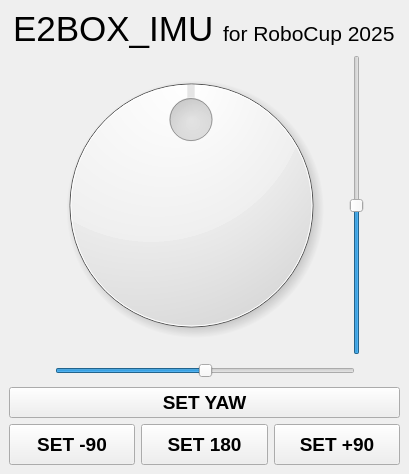
<?xml version="1.0" encoding="UTF-8"?>
<ui version="4.0">
 <class>MainWindowDesign</class>
 <widget class="QMainWindow" name="MainWindowDesign">
  <property name="geometry">
   <rect>
    <x>0</x>
    <y>0</y>
    <width>409</width>
    <height>474</height>
   </rect>
  </property>
  <property name="windowTitle">
   <string>2025 ROBIT IMU</string>
  </property>
  <property name="windowIcon">
   <iconset>
    <normaloff>:/images/mw_2.png</normaloff>:/images/mw_2.png</iconset>
  </property>
  <property name="locale">
   <locale language="English" country="Australia"/>
  </property>
  <widget class="QWidget" name="centralwidget">
   <property name="autoFillBackground">
    <bool>false</bool>
   </property>
   <layout class="QGridLayout" name="gridLayout">
    <item row="0" column="0">
     <layout class="QVBoxLayout" name="verticalLayout_2">
      <item>
       <layout class="QHBoxLayout" name="horizontalLayout_2">
        <item>
         <spacer name="horizontalSpacer_5">
          <property name="orientation">
           <enum>Qt::Horizontal</enum>
          </property>
          <property name="sizeHint" stdset="0">
           <size>
            <width>40</width>
            <height>20</height>
           </size>
          </property>
         </spacer>
        </item>
        <item>
         <widget class="QLabel" name="label">
          <property name="text">
           <string>&lt;html&gt;&lt;head/&gt;&lt;body&gt;&lt;p&gt;&lt;span style=&quot; font-size:26pt;&quot;&gt;E2BOX_IMU &lt;/span&gt;&lt;span style=&quot; font-size:16pt;&quot;&gt;for RoboCup 2025&lt;/span&gt;&lt;/p&gt;&lt;/body&gt;&lt;/html&gt;</string>
          </property>
         </widget>
        </item>
        <item>
         <spacer name="horizontalSpacer_6">
          <property name="orientation">
           <enum>Qt::Horizontal</enum>
          </property>
          <property name="sizeHint" stdset="0">
           <size>
            <width>40</width>
            <height>20</height>
           </size>
          </property>
         </spacer>
        </item>
       </layout>
      </item>
      <item>
       <layout class="QVBoxLayout" name="verticalLayout">
        <item>
         <layout class="QHBoxLayout" name="horizontalLayout">
          <item>
           <spacer name="horizontalSpacer_3">
            <property name="orientation">
             <enum>Qt::Horizontal</enum>
            </property>
            <property name="sizeHint" stdset="0">
             <size>
              <width>40</width>
              <height>20</height>
             </size>
            </property>
           </spacer>
          </item>
          <item>
           <widget class="QDial" name="dial">
            <property name="minimumSize">
             <size>
              <width>300</width>
              <height>300</height>
             </size>
            </property>
            <property name="maximumSize">
             <size>
              <width>300</width>
              <height>300</height>
             </size>
            </property>
            <property name="minimum">
             <number>-180</number>
            </property>
            <property name="maximum">
             <number>180</number>
            </property>
            <property name="notchTarget">
             <double>0.000000000000000</double>
            </property>
           </widget>
          </item>
          <item>
           <widget class="QSlider" name="verticalSlider">
            <property name="sizePolicy">
             <sizepolicy hsizetype="Fixed" vsizetype="Expanding">
              <horstretch>0</horstretch>
              <verstretch>0</verstretch>
             </sizepolicy>
            </property>
            <property name="minimumSize">
             <size>
              <width>20</width>
              <height>300</height>
             </size>
            </property>
            <property name="maximumSize">
             <size>
              <width>20</width>
              <height>300</height>
             </size>
            </property>
            <property name="minimum">
             <number>-90</number>
            </property>
            <property name="maximum">
             <number>90</number>
            </property>
            <property name="orientation">
             <enum>Qt::Vertical</enum>
            </property>
           </widget>
          </item>
          <item>
           <spacer name="horizontalSpacer_4">
            <property name="orientation">
             <enum>Qt::Horizontal</enum>
            </property>
            <property name="sizeHint" stdset="0">
             <size>
              <width>40</width>
              <height>20</height>
             </size>
            </property>
           </spacer>
          </item>
         </layout>
        </item>
        <item>
         <layout class="QHBoxLayout" name="horizontalLayout_3">
          <item>
           <spacer name="horizontalSpacer_2">
            <property name="orientation">
             <enum>Qt::Horizontal</enum>
            </property>
            <property name="sizeHint" stdset="0">
             <size>
              <width>40</width>
              <height>20</height>
             </size>
            </property>
           </spacer>
          </item>
          <item>
           <widget class="QSlider" name="horizontalSlider">
            <property name="minimumSize">
             <size>
              <width>300</width>
              <height>20</height>
             </size>
            </property>
            <property name="maximumSize">
             <size>
              <width>300</width>
              <height>20</height>
             </size>
            </property>
            <property name="minimum">
             <number>-90</number>
            </property>
            <property name="maximum">
             <number>90</number>
            </property>
            <property name="orientation">
             <enum>Qt::Horizontal</enum>
            </property>
           </widget>
          </item>
          <item>
           <spacer name="horizontalSpacer">
            <property name="orientation">
             <enum>Qt::Horizontal</enum>
            </property>
            <property name="sizeHint" stdset="0">
             <size>
              <width>40</width>
              <height>20</height>
             </size>
            </property>
           </spacer>
          </item>
         </layout>
        </item>
       </layout>
      </item>
      <item>
       <widget class="QPushButton" name="pushButton_set">
        <property name="font">
         <font>
          <pointsize>14</pointsize>
          <weight>75</weight>
          <bold>true</bold>
         </font>
        </property>
        <property name="text">
         <string>SET YAW</string>
        </property>
       </widget>
      </item>
      <item>
       <layout class="QHBoxLayout" name="horizontalLayout_4">
        <item>
         <widget class="QPushButton" name="pushButton_set_n90">
          <property name="sizePolicy">
           <sizepolicy hsizetype="Expanding" vsizetype="Expanding">
            <horstretch>0</horstretch>
            <verstretch>0</verstretch>
           </sizepolicy>
          </property>
          <property name="font">
           <font>
            <pointsize>14</pointsize>
            <weight>75</weight>
            <bold>true</bold>
           </font>
          </property>
          <property name="text">
           <string>SET -90</string>
          </property>
         </widget>
        </item>
        <item>
         <widget class="QPushButton" name="pushButton_set_180">
          <property name="sizePolicy">
           <sizepolicy hsizetype="Expanding" vsizetype="Expanding">
            <horstretch>0</horstretch>
            <verstretch>0</verstretch>
           </sizepolicy>
          </property>
          <property name="font">
           <font>
            <pointsize>14</pointsize>
            <weight>75</weight>
            <bold>true</bold>
           </font>
          </property>
          <property name="text">
           <string>SET 180</string>
          </property>
         </widget>
        </item>
        <item>
         <widget class="QPushButton" name="pushButton_set_p90">
          <property name="sizePolicy">
           <sizepolicy hsizetype="Expanding" vsizetype="Expanding">
            <horstretch>0</horstretch>
            <verstretch>0</verstretch>
           </sizepolicy>
          </property>
          <property name="font">
           <font>
            <pointsize>14</pointsize>
            <weight>75</weight>
            <bold>true</bold>
           </font>
          </property>
          <property name="text">
           <string>SET +90</string>
          </property>
         </widget>
        </item>
       </layout>
      </item>
     </layout>
    </item>
   </layout>
  </widget>
  <action name="action_Quit">
   <property name="text">
    <string>&amp;Quit</string>
   </property>
   <property name="shortcut">
    <string>Ctrl+Q</string>
   </property>
   <property name="shortcutContext">
    <enum>Qt::ApplicationShortcut</enum>
   </property>
  </action>
  <action name="action_Preferences">
   <property name="text">
    <string>&amp;Preferences</string>
   </property>
  </action>
  <action name="actionAbout">
   <property name="text">
    <string>&amp;About</string>
   </property>
  </action>
  <action name="actionAbout_Qt">
   <property name="text">
    <string>About &amp;Qt</string>
   </property>
  </action>
 </widget>
 <resources/>
 <connections>
  <connection>
   <sender>action_Quit</sender>
   <signal>triggered()</signal>
   <receiver>MainWindowDesign</receiver>
   <slot>close()</slot>
   <hints>
    <hint type="sourcelabel">
     <x>-1</x>
     <y>-1</y>
    </hint>
    <hint type="destinationlabel">
     <x>399</x>
     <y>299</y>
    </hint>
   </hints>
  </connection>
 </connections>
</ui>
